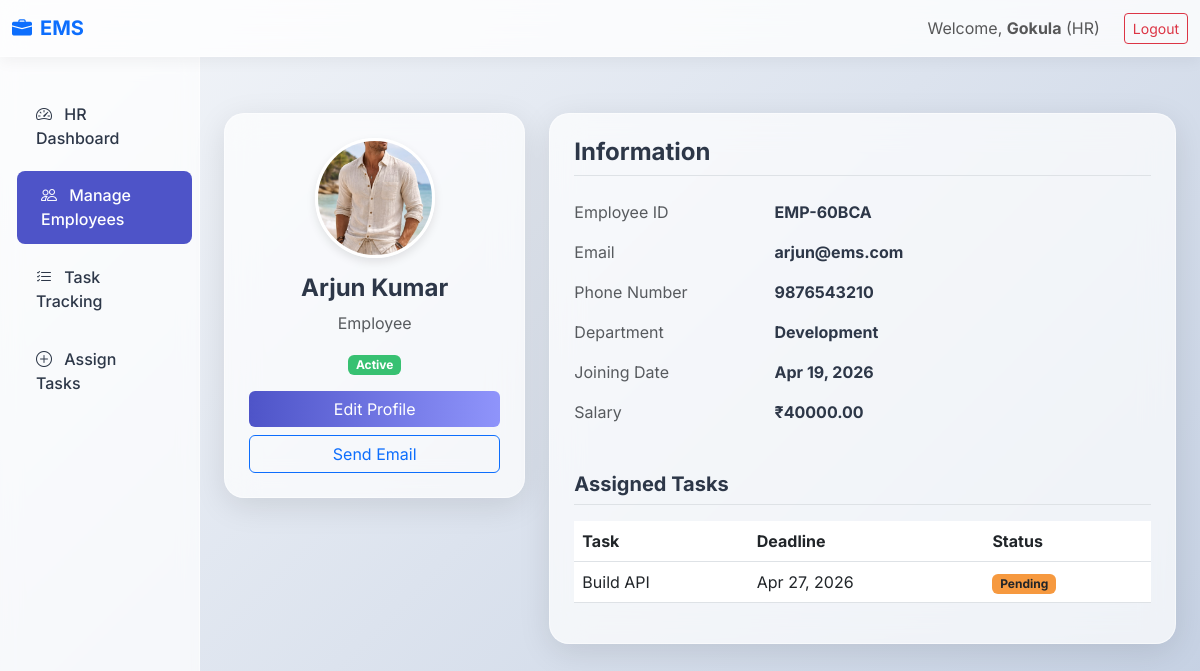
The page /employees/1/ (signed in) on the database its author committed.
### core/models.py (models this page shows, shortened)
class User(AbstractUser):
    ROLE_CHOICES = (
        ('Admin', 'Admin'),
        ('HR', 'HR'),
        ('Employee', 'Employee'),
    )
    role = models.CharField(max_length=15, choices=ROLE_CHOICES, default='Employee')

class Employee(models.Model):
    STATUS_CHOICES = (
        ('Active', 'Active'),
        ('Inactive', 'Inactive'),
    )
    user = models.OneToOneField(User, on_delete=models.CASCADE, related_name='employee_profile')
    employee_id = models.CharField(max_length=20, unique=True, blank=True)
    phone_number = models.CharField(max_length=15)
    department = models.ForeignKey(Department, on_delete=models.SET_NULL, null=True, blank=True)
    salary = models.DecimalField(max_digits=10, decimal_places=2, default=0)
    joining_date = models.DateField(auto_now_add=True)
    status = models.CharField(max_length=10, choices=STATUS_CHOICES, default='Active')
    profile_image = models.ImageField(upload_to='profiles/',blank=True,null=True)

class Department(models.Model):
    name = models.CharField(max_length=100)
    description = models.TextField(blank=True)

class Task(models.Model):
    STATUS_CHOICES = (
        ('Pending', 'Pending'),
        ('In Progress', 'In Progress'),
        ('Completed', 'Completed'),
    )
    title = models.CharField(max_length=200)
    description = models.TextField()
    assigned_to = models.ForeignKey(Employee, on_delete=models.CASCADE, related_name='tasks')
    assigned_by = models.ForeignKey(User, on_delete=models.SET_NULL, null=True, related_name='assigned_tasks')
    deadline = models.DateField()
    status = models.CharField(max_length=15, choices=STATUS_CHOICES, default='Pending')
    created_at = models.DateTimeField(auto_now_add=True)

### core/views.py (the view)
# urls.py: path('employees/<int:pk>/', views.employee_detail, name='employee_detail'),
@login_required
def employee_detail(request, pk):
    employee = get_object_or_404(Employee, pk=pk)
    if request.user.role == 'Employee' and request.user != employee.user:
        messages.error(request, "You can only view your own profile.")
        return redirect('employee_dashboard')
    return render(request, 'core/employee_detail.html', {'employee': employee})

### templates/core/employee_detail.html (shortened to what this page needs)
{% extends 'base.html' %}
{% block content %}
<div class="row mt-4">
    <div class="col-md-4 mb-4">
        <div class="glass-card text-center p-4">
            {% load static %}
            {% if employee.profile_image %}
                <img src="{{ employee.profile_image.url }}" alt="Profile" class="profile-img-lg mb-3">
            {% else %}
                <img src="{% static 'images/default_avatar.png' %}" alt="Profile" class="profile-img-lg mb-3">
            {% endif %}
            <h4 class="fw-bold">{{ employee.user.first_name }} {{ employee.user.last_name }}</h4>
            <p class="text-muted">{{ employee.user.role }}</p>
            {% if employee.status == 'Active' %}
                <span class="badge bg-success mb-3">Active</span>
            {% else %}
                <span class="badge bg-danger mb-3">Inactive</span>
            {% endif %}
            <div class="d-grid gap-2">
                {% if user.role in 'Admin,HR' %}
                <a href="{% url 'edit_employee' employee.pk %}" class="btn btn-primary">Edit Profile</a>
                {% endif %}
                <a href="mailto:{{ employee.user.email }}" class="btn btn-outline-primary">Send Email</a>
            </div>
        </div>
    </div>
    <div class="col-md-8">
        <div class="glass-card p-4 h-100">
            <h4 class="fw-bold mb-4 border-bottom pb-2">Information</h4>
            <div class="row mb-3">
                <div class="col-sm-4 text-muted">Employee ID</div>
                <div class="col-sm-8 fw-bold">{{ employee.employee_id }}</div>
            </div>
            <div class="row mb-3">
                <div class="col-sm-4 text-muted">Email</div>
                <div class="col-sm-8 fw-bold">{{ employee.user.email }}</div>
            </div>
            <div class="row mb-3">
                <div class="col-sm-4 text-muted">Phone Number</div>
                <div class="col-sm-8 fw-bold">{{ employee.phone_number }}</div>
            </div>
            <div class="row mb-3">
                <div class="col-sm-4 text-muted">Department</div>
                <div class="col-sm-8 fw-bold">{{ employee.department.name|default:"Not Assigned" }}</div>
            </div>
            <div class="row mb-3">
                <div class="col-sm-4 text-muted">Joining Date</div>
                <div class="col-sm-8 fw-bold">{{ employee.joining_date|date:"M d, Y" }}</div>
            </div>
            {% if user.role in 'Admin,HR' or user == employee.user %}
            <div class="row mb-3">
                <div class="col-sm-4 text-muted">Salary</div>
                <div class="col-sm-8 fw-bold">₹{{ employee.salary }}</div>
            </div>
            {% endif %}
            <h5 class="fw-bold mt-5 mb-3 border-bottom pb-2">Assigned Tasks</h5>
            <div class="table-responsive">
                <table class="table table-hover">
                    <thead>
                        <tr>
                            <th>Task</th>
                            <th>Deadline</th>
                            <th>Status</th>
                        </tr>
                    </thead>
                    <tbody>
                        {% for task in employee.tasks.all %}
                        <tr>
                            <td>{{ task.title }}</td>
                            <td>{{ task.deadline|date:"M d, Y" }}</td>
                            <td>
                                {% if task.status == 'Pending' %}
                                    <span class="badge bg-warning text-dark">Pending</span>
                                {% elif task.status == 'In Progress' %}
                                    <span class="badge bg-info text-dark">In Progress</span>
                                {% else %}
                                    <span class="badge bg-success">Completed</span>
                                {% endif %}
                            </td>
                        </tr>
                        {% empty %}
                        <tr>
                            <td colspan="3" class="text-muted text-center py-2">No tasks assigned.</td>
                        </tr>
                        {% endfor %}
                    </tbody>
                </table>
            </div>
        </div>
    </div>
</div>
{% endblock %}

### templates/base.html (shortened to what this page needs)
<!DOCTYPE html>
<html lang="en">
<head>
    <link href="https://cdn.jsdelivr.net/npm/bootstrap@5.3.0/dist/css/bootstrap.min.css" rel="stylesheet">
    <link rel="stylesheet" href="https://cdn.jsdelivr.net/npm/bootstrap-icons@1.10.5/font/bootstrap-icons.css">
    {% load static %}
    <link rel="stylesheet" href="{% static 'css/style.css' %}">
</head>
<body>
    <nav class="navbar navbar-expand-lg sticky-top glass-nav">
        <div class="container-fluid">
            <a class="navbar-brand fw-bold text-primary" href="{% url 'home' %}">
                <i class="bi bi-briefcase-fill me-2"></i>EMS
            </a>
            <div class="collapse navbar-collapse" id="navbarNav">
                <ul class="navbar-nav ms-auto align-items-center">
                    {% if user.is_authenticated %}
                        <li class="nav-item">
                            <span class="nav-link">Welcome, <strong>{{ user.first_name|default:user.username }}</strong>
                            ({% if request.user.is_superuser %}Admin{% elif request.user.role == 'HR' %}HR{% else %}Employee{% endif %})
                            </span>
                        </li>
                        <li class="nav-item">
                            <a class="btn btn-outline-danger btn-sm ms-3 mt-2 mt-md-0" href="{% url 'logout' %}">Logout</a>
                        </li>
                    {% endif %}
                </ul>
            </div>
        </div>
    </nav>
    <div class="container-fluid">
        <div class="row">
            {% if user.is_authenticated %}
            <div class="col-md-3 col-lg-2 d-none d-md-block sidebar">
                <div class="nav flex-column">
                    {% if request.user.is_superuser %}
                    <a href="{% url 'admin_dashboard' %}" class="nav-link {% if request.resolver_match.url_name == 'admin_dashboard' %}active{% endif %}">
                        <i class="bi bi-speedometer2 me-2"></i> Admin Dashboard
                    </a>
                    <a href="{% url 'manage_hr' %}" class="nav-link {% if 'hr' in request.resolver_match.url_name and 'dashboard' not in request.resolver_match.url_name %}active{% endif %}">
                        <i class="bi bi-person-badge me-2"></i> Manage HR
                    </a>
                    <a href="{% url 'employee_list' %}" class="nav-link {% if 'employee' in request.resolver_match.url_name and 'dashboard' not in request.resolver_match.url_name %}active{% endif %}">
                        <i class="bi bi-people me-2"></i> Manage Employees
                    </a>
                    <a href="{% url 'task_list' %}" class="nav-link {% if 'task' in request.resolver_match.url_name %}active{% endif %}">
                        <i class="bi bi-list-check me-2"></i> View Tasks
                    </a>
                    {% elif user.role == 'HR' %}
                    <a href="{% url 'hr_dashboard' %}" class="nav-link {% if request.resolver_match.url_name == 'hr_dashboard' %}active{% endif %}">
                        <i class="bi bi-speedometer2 me-2"></i> HR Dashboard
                    </a>
                    <a href="{% url 'employee_list' %}" class="nav-link {% if 'employee' in request.resolver_match.url_name and 'dashboard' not in request.resolver_match.url_name %}active{% endif %}">
                        <i class="bi bi-people me-2"></i> Manage Employees
                    </a>
                    <a href="{% url 'task_list' %}" class="nav-link {% if request.resolver_match.url_name == 'task_list' %}active{% endif %}">
                        <i class="bi bi-list-check me-2"></i> Task Tracking
                    </a>
                    <a href="{% url 'add_task' %}" class="nav-link {% if request.resolver_match.url_name == 'add_task' %}active{% endif %}">
                        <i class="bi bi-plus-circle me-2"></i> Assign Tasks
                    </a>
                    {% endif %}
                </div>
            </div>
            {% endif %}
            <main class="{% if user.is_authenticated %}col-md-9 ms-sm-auto col-lg-10{% else %}col-12{% endif %} px-md-4">
                {% block content %}
                {% endblock %}
            </main>
        </div>
    </div>
</body>
</html>

### static/css/style.css (style rules this page uses)
:root { --primary: #4e54c8; --secondary: #8f94fb; --text-dark: #2d3748; --text-light: #718096; --bg-color: #f7fafc; --glass-bg: rgba(255, 255, 255, 0.7); --glass-border: rgba(255, 255, 255, 0.5); --glass-shadow: 0 8px 32px 0 rgba(31, 38, 135, 0.1); }
body { font-family: 'Inter', sans-serif; background: linear-gradient(135deg, #f5f7fa 0%, #c3cfe2 100%); min-height: 100vh; color: var(--text-dark); }
.glass-card { background: var(--glass-bg); backdrop-filter: blur(16px); -webkit-backdrop-filter: blur(16px); border-radius: 20px; border: 1px solid var(--glass-border); box-shadow: 0 8px 32px 0 rgba(0, 0, 0, 0.1); transition: all 0.3s ease-in-out; }
.navbar.glass-nav { background: rgba(255, 255, 255, 0.8); backdrop-filter: blur(12px); -webkit-backdrop-filter: blur(12px); border-bottom: 1px solid var(--glass-border); box-shadow: 0 4px 15px rgba(0,0,0,0.05); }
.sidebar { min-height: calc(100vh - 70px); background: var(--glass-bg); backdrop-filter: blur(10px); border-right: 1px solid var(--glass-border); padding-top: 2rem; }
.sidebar .nav-link { color: var(--text-dark); font-weight: 500; padding: 0.8rem 1.5rem; margin-bottom: 0.5rem; border-radius: 8px; transition: all 0.3s; }
.sidebar .nav-link:hover, .sidebar .nav-link.active { background: var(--primary); color: white; transform: translateX(5px); }
main { padding: 2rem; }
.btn-primary { background: linear-gradient(to right, var(--primary), var(--secondary)); border: none; transition: all 0.3s ease; }
.profile-img-lg { width: 120px; height: 120px; border-radius: 50%; object-fit: cover; border: 3px solid white; box-shadow: 0 4px 10px rgba(0,0,0,0.1); }
.badge.bg-success { background-color: #38c172 !important; }
.badge.bg-warning { background-color: #f6993f !important; }
a, button { transition: all 0.2s ease-in-out !important; }

### rows shown on the page
User: first_name "Gokula"
Employee: profile_image (picture), user.first_name "Arjun", user.last_name "Kumar", user.role "Employee", employee_id "EMP-60BCA", user.email "arjun@ems.com", phone_number "9876543210", department.name "Development", joining_date "Apr 19, 2026", salary "40000.00"
Task: title "Build API", deadline "Apr 27, 2026", status "Pending"
